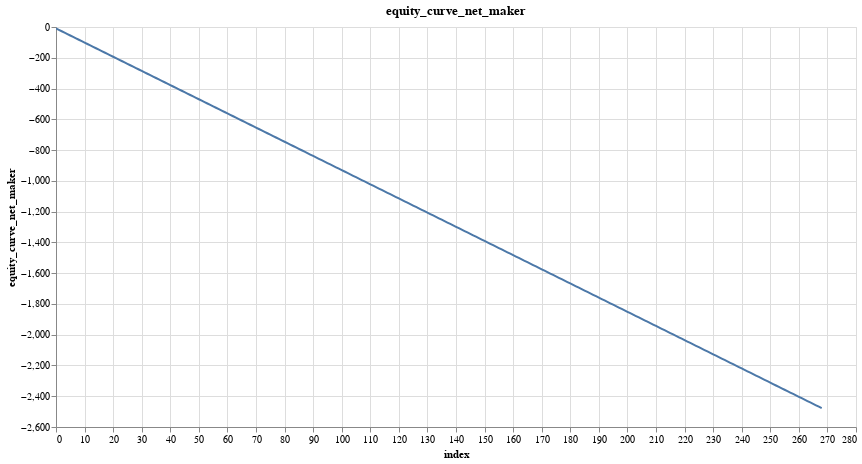

Notebook source saved alongside this figure:
### Code cell
research.plot_column(model_trades, 'equity_curve_net_maker')

### Figure 1 — Vega specification as saved in the notebook (floating-point values rounded to 4 significant figures; data arrays with more than 128 entries replaced by an {"elided": "..."} marker saying what was removed)
{"$schema": "https://vega.github.io/schema/vega/v5.json", "data": [{"name": "param_23_store"}, {"name": "source_0", "values": {"elided": "269 records"}}, {"name": "source_0_x_domain_index", "values": [{"min": 0, "max": 268}]}, {"name": "source_0_y_domain_equity_curve_net_maker", "values": [{"min": -2477.0, "max": -9.207}]}], "signals": [{"name": "unit", "value": {}, "on": [{"events": "pointermove", "update": "isTuple(group()) ? group() : unit"}]}, {"name": "param_23", "update": "vlSelectionResolve(\"param_23_store\", \"union\")"}, {"name": "param_23_index", "on": [{"events": [{"source": "view", "type": "dblclick"}], "update": "null"}, {"events": {"signal": "param_23_translate_delta"}, "update": "panLinear(param_23_translate_anchor.extent_x, -param_23_translate_delta.x / width)"}, {"events": {"signal": "param_23_zoom_delta"}, "update": "zoomLinear(domain(\"x\"), param_23_zoom_anchor.x, param_23_zoom_delta)"}]}, {"name": "param_23_equity_curve_net_maker", "on": [{"events": [{"source": "view", "type": "dblclick"}], "update": "null"}, {"events": {"signal": "param_23_translate_delta"}, "update": "panLinear(param_23_translate_anchor.extent_y, param_23_translate_delta.y / height)"}, {"events": {"signal": "param_23_zoom_delta"}, "update": "zoomLinear(domain(\"y\"), param_23_zoom_anchor.y, param_23_zoom_delta)"}]}, {"name": "param_23_tuple", "on": [{"events": [{"signal": "param_23_index || param_23_equity_curve_net_maker"}], "update": "param_23_index && param_23_equity_curve_net_maker ? {unit: \"\", fields: param_23_tuple_fields, values: [param_23_index,param_23_equity_curve_net_maker]} : null"}]}, {"name": "param_23_tuple_fields", "value": [{"field": "index", "channel": "x", "type": "R"}, {"field": "equity_curve_net_maker", "channel": "y", "type": "R"}]}, {"name": "param_23_translate_anchor", "value": {}, "on": [{"events": [{"source": "scope", "type": "pointerdown"}], "update": "{x: x(unit), y: y(unit), extent_x: domain(\"x\"), extent_y: domain(\"y\")}"}]}, {"name": "param_23_translate_delta", "value": {}, "on": [{"events": [{"source": "window", "between": [{"source": "scope", "type": "pointerdown"}, {"source": "window", "type": "pointerup"}], "consume": true, "type": "pointermove"}], "update": "{x: param_23_translate_anchor.x - x(unit), y: param_23_translate_anchor.y - y(unit)}"}]}, {"name": "param_23_zoom_anchor", "on": [{"events": [{"source": "scope", "consume": true, "type": "wheel"}], "update": "{x: invert(\"x\", x(unit)), y: invert(\"y\", y(unit))}"}]}, {"name": "param_23_zoom_delta", "on": [{"events": [{"source": "scope", "consume": true, "type": "wheel"}], "update": "pow(1.001, event.deltaY * pow(16, event.deltaMode))", "force": true}]}, {"name": "param_23_modify", "on": [{"events": {"signal": "param_23_tuple"}, "update": "modify(\"param_23_store\", param_23_tuple, true)"}]}], "marks": [{"type": "line", "name": "marks", "from": {"data": "source_0"}, "sort": {"field": "x"}, "encode": {"update": {"y": {"field": "equity_curve_net_maker", "scale": "y"}, "stroke": {"value": "#4c78a8"}, "defined": {"signal": "isValid(datum[\"index\"]) && isFinite(+datum[\"index\"]) && isValid(datum[\"equity_curve_net_maker\"]) && isFinite(+datum[\"equity_curve_net_maker\"])"}, "tooltip": {"signal": "{\"index\": format(datum[\"index\"], \"\"), \"equity_curve_net_maker\": format(datum[\"equity_curve_net_maker\"], \"\")}"}, "x": {"field": "index", "scale": "x"}}}, "clip": true, "style": ["line"], "interactive": true}], "scales": [{"name": "x", "type": "linear", "domain": [{"signal": "(data(\"source_0_x_domain_index\")[0] || {}).min"}, {"signal": "(data(\"source_0_x_domain_index\")[0] || {}).max"}], "range": [0, {"signal": "width"}], "domainRaw": {"signal": "param_23[\"index\"]"}, "zero": false, "nice": true}, {"name": "y", "type": "linear", "domain": [{"signal": "(data(\"source_0_y_domain_equity_curve_net_maker\")[0] || {}).min"}, {"signal": "(data(\"source_0_y_domain_equity_curve_net_maker\")[0] || {}).max"}], "range": [{"signal": "height"}, 0], "domainRaw": {"signal": "param_23[\"equity_curve_net_maker\"]"}, "zero": true, "nice": true}], "axes": [{"scale": "x", "orient": "bottom", "maxExtent": 0, "ticks": false, "zindex": 0, "gridScale": "y", "grid": true, "tickCount": {"signal": "ceil(width/40)"}, "domain": false, "labels": false, "aria": false, "minExtent": 0}, {"scale": "y", "grid": true, "orient": "left", "tickCount": {"signal": "ceil(height/40)"}, "domain": false, "maxExtent": 0, "minExtent": 0, "gridScale": "x", "zindex": 0, "aria": false, "ticks": false, "labels": false}, {"scale": "x", "labelOverlap": true, "grid": false, "title": "index", "tickCount": {"signal": "ceil(width/40)"}, "orient": "bottom", "labelFlush": true, "zindex": 0}, {"scale": "y", "title": "equity_curve_net_maker", "labelOverlap": true, "zindex": 0, "orient": "left", "grid": false, "tickCount": {"signal": "ceil(height/40)"}}], "title": {"text": "equity_curve_net_maker", "frame": "group"}, "padding": 5, "height": 400, "style": "cell", "background": "white", "width": 800}
